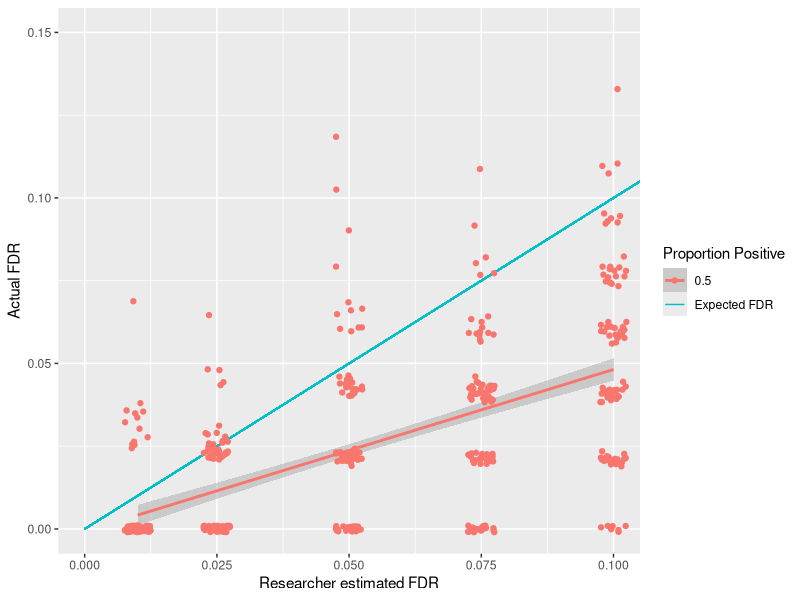

Reproduce this figure in R.
## ---- chunk 1
this_page = "fdr"
## ---- chunk 2
library(kableExtra)
bh_df <- data.frame(
  p     = c(.001,.01,.025,.041,.045,.06,.08,.1,.12,.3),
  rank  = 1:10,
  tests = 10,
  fdr   = .1
)
bh_df$alpha = (bh_df$rank/bh_df$tests) * bh_df$fdr
bh_df$sig   = bh_df$alpha > bh_df$p

bh_df %>% 
  kable(booktabs = T) %>%
  kable_styling() %>%
  row_spec(which(bh_df$alpha > bh_df$p), bold = T, color = "white", background = "blue")
## ---- chunk 3
options(scipen = 999)
library(tidyverse)

# calculate how many participants are needed
this_effect_size = 1
sim_pwr   = pwr::pwr.t.test(
  d = this_effect_size, 
  sig.level = .05, 
  power = .95, 
  type = "one.sample"
)
this_pp   = round(sim_pwr$n)
q_values = c(.01,.025,.05,.075,.1)
n_tests  = 100

# preparing data frame for all the simulations
fdr_sim_df <- data.frame(
  q = c(
    rep(q_values, each = n_tests)
  ),
  positive_prop = .5,
  pop_pos = NA,
  pop_neg = NA,
  samp_pos = NA,
  samp_neg = NA,
  fdr = NA
)

tests_per_sim = 100
  
for(i in 1:length(fdr_sim_df$q)){
  # prepare a data frame to compare positive and negatives within a sample compared to the population
  this_subset = data.frame(
    population = rep("",tests_per_sim),
    sample     = "",
    true_false = FALSE,
    p.value    = NA
  )
  
  this_pos_prop = fdr_sim_df$positive_prop[i]
  for(k in 1:tests_per_sim){
    # if the population is positive
    if(k/tests_per_sim <= this_pos_prop){
      this_subset$population[k] = "positive"
      this_t_test <- t.test(
        rnorm(
          this_pp, 
          mean = this_effect_size, 
          sd = 1
        ),
        mu = 0
      )
      this_subset$p.value[k] <- this_t_test$p.value
    }
    
    #if the population is negative
    if(k/tests_per_sim > this_pos_prop){
      this_subset$population[k] = "negative"
      this_subset$p.value[k] = runif(1,min = 0,max = 1)
    }
  }
  # sort the subset into appropriate ranks
  this_subset %>% 
    arrange(p.value) -> sorted_subset
  sorted_subset$rank = rank(sorted_subset$p.value)

  sorted_subset$alpha = (sorted_subset$rank/tests_per_sim) * fdr_sim_df$q[i]
  sorted_subset$sig   = sorted_subset$p.value < sorted_subset$alpha
  max_sig = max(sorted_subset$rank[sorted_subset$sig])
  sorted_subset$sample = "negative"
  sorted_subset$hb_sample = "negative"
  
  fdr_sim_df$bh_max_alpha[i] = sorted_subset$alpha[max_sig]
  
  if(max_sig >= 0){
    sorted_subset$sample[1:max_sig] = "positive"
    # false positives / (false positives + true positives)
    fdr_sim_df$fdr[i] = sum(sorted_subset$population == "negative" & sorted_subset$sample == "positive")/
      (
        sum(sorted_subset$population == "positive" & sorted_subset$sample == "positive") +
          sum(sorted_subset$population == "negative" & sorted_subset$sample == "positive")
      )
  } else {
    fdr_sim_df$fdr[i] = NA
    fdr_sim_df$fwer[i] = NA
  }
  
  ## Quality check
  fdr_sim_df$pop_pos[i] = sum(sorted_subset$population == "positive")
  fdr_sim_df$pop_neg[i] = sum(sorted_subset$population == "negative")
  fdr_sim_df$samp_pos[i] = sum(sorted_subset$sample == "positive")
  fdr_sim_df$samp_neg[i] = sum(sorted_subset$sample == "negative")
  
  fdr_sim_df$false_pos[i] = sum(sorted_subset$sample == "positive" &
                                  sorted_subset$population == "negative")
  fdr_sim_df$false_neg[i] = sum(sorted_subset$sample == "negative" &
                                  sorted_subset$population == "positive")
  fdr_sim_df$true_pos[i] = sum(sorted_subset$sample == "positive" & 
                                 sorted_subset$population == "positive")
  fdr_sim_df$true_neg[i] = sum(sorted_subset$sample == "negative" & 
                                 sorted_subset$population == "negative")
}
## ---- chunk 4
#| label: fig-fdrbh.
#| fig-cap: A simulation of FDR when using Benjamini-Hochberg procedure. The "Researcher estimated FDR" is the q-value that the researcher chooses.
# Maximise the code above to generate the required data
ggplot(fdr_sim_df, aes(x = q, y = fdr,color=as.factor(positive_prop))) + 
  geom_smooth(method = "lm", formula = "y ~ x") +
  xlab("Researcher estimated FDR") +
  ylab("Actual FDR") + 
  geom_segment(aes(x = 0, y = 0, xend = 1, yend = 1, color="Expected FDR")) +
  geom_jitter(width = .0025, height = 0.001) +
  coord_cartesian(
    xlim = (c(0,.1)),
    ylim = (c(0,.15))
  ) +
  labs(color="Proportion Positive")
